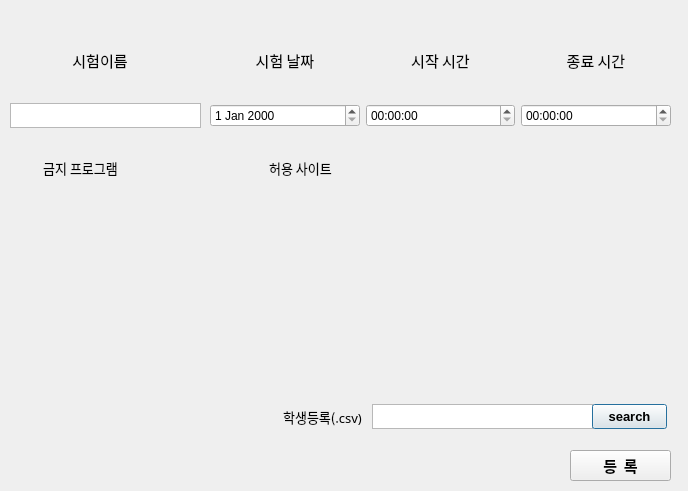
<?xml version="1.0" encoding="UTF-8"?>
<ui version="4.0">
 <class>Dialog</class>
 <widget class="QDialog" name="Dialog">
  <property name="geometry">
   <rect>
    <x>0</x>
    <y>0</y>
    <width>688</width>
    <height>491</height>
   </rect>
  </property>
  <property name="windowTitle">
   <string>Dialog</string>
  </property>
  <widget class="QWidget" name="horizontalLayoutWidget">
   <property name="geometry">
    <rect>
     <x>210</x>
     <y>30</y>
     <width>461</width>
     <height>61</height>
    </rect>
   </property>
   <layout class="QHBoxLayout" name="horizontalLayout_2">
    <item>
     <widget class="QLabel" name="label_2">
      <property name="font">
       <font>
        <family>굴림</family>
        <pointsize>11</pointsize>
       </font>
      </property>
      <property name="text">
       <string>시험 날짜</string>
      </property>
      <property name="alignment">
       <set>Qt::AlignCenter</set>
      </property>
     </widget>
    </item>
    <item>
     <widget class="QLabel" name="label_3">
      <property name="font">
       <font>
        <family>굴림</family>
        <pointsize>11</pointsize>
       </font>
      </property>
      <property name="text">
       <string>시작 시간</string>
      </property>
      <property name="alignment">
       <set>Qt::AlignCenter</set>
      </property>
     </widget>
    </item>
    <item>
     <widget class="QLabel" name="label_4">
      <property name="font">
       <font>
        <family>굴림</family>
        <pointsize>11</pointsize>
       </font>
      </property>
      <property name="text">
       <string>종료 시간</string>
      </property>
      <property name="alignment">
       <set>Qt::AlignCenter</set>
      </property>
     </widget>
    </item>
   </layout>
  </widget>
  <widget class="QWidget" name="horizontalLayoutWidget_2">
   <property name="geometry">
    <rect>
     <x>20</x>
     <y>30</y>
     <width>160</width>
     <height>61</height>
    </rect>
   </property>
   <layout class="QHBoxLayout" name="horizontalLayout_3">
    <item>
     <widget class="QLabel" name="label">
      <property name="font">
       <font>
        <family>굴림</family>
        <pointsize>11</pointsize>
       </font>
      </property>
      <property name="text">
       <string>시험이름</string>
      </property>
      <property name="alignment">
       <set>Qt::AlignCenter</set>
      </property>
     </widget>
    </item>
   </layout>
  </widget>
  <widget class="QWidget" name="horizontalLayoutWidget_3">
   <property name="geometry">
    <rect>
     <x>210</x>
     <y>79</y>
     <width>461</width>
     <height>73</height>
    </rect>
   </property>
   <layout class="QHBoxLayout" name="horizontalLayout_5">
    <item>
     <widget class="QDateEdit" name="dateEdit"/>
    </item>
    <item>
     <widget class="QTimeEdit" name="timeEdit"/>
    </item>
    <item>
     <widget class="QTimeEdit" name="timeEdit_2"/>
    </item>
   </layout>
  </widget>
  <widget class="QTextEdit" name="textEdit">
   <property name="geometry">
    <rect>
     <x>10</x>
     <y>103</y>
     <width>191</width>
     <height>25</height>
    </rect>
   </property>
  </widget>
  <widget class="QTextEdit" name="textEdit_2">
   <property name="geometry">
    <rect>
     <x>372</x>
     <y>404</y>
     <width>221</width>
     <height>25</height>
    </rect>
   </property>
  </widget>
  <widget class="QPushButton" name="pushButton">
   <property name="geometry">
    <rect>
     <x>592</x>
     <y>404</y>
     <width>75</width>
     <height>25</height>
    </rect>
   </property>
   <property name="font">
    <font>
     <family>Arial</family>
     <pointsize>10</pointsize>
     <weight>75</weight>
     <bold>true</bold>
    </font>
   </property>
   <property name="text">
    <string>search</string>
   </property>
  </widget>
  <widget class="QLabel" name="label_8">
   <property name="geometry">
    <rect>
     <x>272</x>
     <y>407</y>
     <width>101</width>
     <height>20</height>
    </rect>
   </property>
   <property name="font">
    <font>
     <family>굴림</family>
     <pointsize>10</pointsize>
    </font>
   </property>
   <property name="text">
    <string>학생등록(.csv)</string>
   </property>
   <property name="alignment">
    <set>Qt::AlignCenter</set>
   </property>
  </widget>
  <widget class="QPushButton" name="pushButton_2">
   <property name="geometry">
    <rect>
     <x>570</x>
     <y>450</y>
     <width>101</width>
     <height>31</height>
    </rect>
   </property>
   <property name="font">
    <font>
     <family>굴림</family>
     <pointsize>11</pointsize>
     <weight>75</weight>
     <bold>true</bold>
    </font>
   </property>
   <property name="text">
    <string>등  록</string>
   </property>
  </widget>
  <widget class="QLabel" name="label_9">
   <property name="geometry">
    <rect>
     <x>30</x>
     <y>158</y>
     <width>101</width>
     <height>20</height>
    </rect>
   </property>
   <property name="font">
    <font>
     <family>굴림</family>
     <pointsize>10</pointsize>
    </font>
   </property>
   <property name="text">
    <string>금지 프로그램</string>
   </property>
   <property name="alignment">
    <set>Qt::AlignCenter</set>
   </property>
  </widget>
  <widget class="QWidget" name="formLayoutWidget">
   <property name="geometry">
    <rect>
     <x>30</x>
     <y>180</y>
     <width>201</width>
     <height>211</height>
    </rect>
   </property>
   <layout class="QFormLayout" name="formLayout"/>
  </widget>
  <widget class="QWidget" name="formLayoutWidget_2">
   <property name="geometry">
    <rect>
     <x>250</x>
     <y>180</y>
     <width>371</width>
     <height>211</height>
    </rect>
   </property>
   <layout class="QFormLayout" name="formLayout_2"/>
  </widget>
  <widget class="QLabel" name="label_10">
   <property name="geometry">
    <rect>
     <x>250</x>
     <y>158</y>
     <width>101</width>
     <height>20</height>
    </rect>
   </property>
   <property name="font">
    <font>
     <family>굴림</family>
     <pointsize>10</pointsize>
    </font>
   </property>
   <property name="text">
    <string>허용 사이트</string>
   </property>
   <property name="alignment">
    <set>Qt::AlignCenter</set>
   </property>
  </widget>
 </widget>
 <resources/>
 <connections>
  <connection>
   <sender>pushButton_2</sender>
   <signal>clicked()</signal>
   <receiver>Dialog</receiver>
   <slot>register_slot()</slot>
   <hints>
    <hint type="sourcelabel">
     <x>570</x>
     <y>234</y>
    </hint>
    <hint type="destinationlabel">
     <x>487</x>
     <y>234</y>
    </hint>
   </hints>
  </connection>
  <connection>
   <sender>pushButton</sender>
   <signal>clicked()</signal>
   <receiver>Dialog</receiver>
   <slot>search_slot()</slot>
   <hints>
    <hint type="sourcelabel">
     <x>619</x>
     <y>178</y>
    </hint>
    <hint type="destinationlabel">
     <x>587</x>
     <y>146</y>
    </hint>
   </hints>
  </connection>
 </connections>
 <slots>
  <slot>register_slot()</slot>
  <slot>search_slot()</slot>
 </slots>
</ui>
